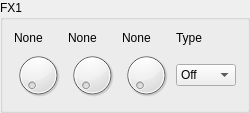
             <widget class="QGroupBox" name="groupBox_2">
              <property name="styleSheet">
               <string notr="true">QGroupBox{border-color: rgb(0, 0, 127); background-color: white;};</string>
              </property>
              <property name="title">
               <string>FX1</string>
              </property>
              <layout class="QVBoxLayout" name="verticalLayout_2">
               <item>
                <layout class="QGridLayout" name="gridLayout_3">
                 <item row="1" column="2">
                  <widget class="QDial" name="m_fx_knob_1_3">
                   <property name="minimumSize">
                    <size>
                     <width>48</width>
                     <height>48</height>
                    </size>
                   </property>
                   <property name="maximumSize">
                    <size>
                     <width>48</width>
                     <height>48</height>
                    </size>
                   </property>
                  </widget>
                 </item>
                 <item row="0" column="1">
                  <widget class="QLabel" name="m_fx_label_1_2">
                   <property name="text">
                    <string>None</string>
                   </property>
                  </widget>
                 </item>
                 <item row="0" column="3">
                  <widget class="QLabel" name="label_8">
                   <property name="text">
                    <string>Type</string>
                   </property>
                  </widget>
                 </item>
                 <item row="1" column="1">
                  <widget class="QDial" name="m_fx_knob_1_2">
                   <property name="minimumSize">
                    <size>
                     <width>48</width>
                     <height>48</height>
                    </size>
                   </property>
                   <property name="maximumSize">
                    <size>
                     <width>48</width>
                     <height>48</height>
                    </size>
                   </property>
                  </widget>
                 </item>
                 <item row="1" column="3">
                  <widget class="QComboBox" name="comboBox_2">
                   <property name="minimumSize">
                    <size>
                     <width>60</width>
                     <height>0</height>
                    </size>
                   </property>
                   <property name="maximumSize">
                    <size>
                     <width>60</width>
                     <height>16777215</height>
                    </size>
                   </property>
                   <item>
                    <property name="text">
                     <string>Off</string>
                    </property>
                   </item>
                   <item>
                    <property name="text">
                     <string>Filter LP2</string>
                    </property>
                   </item>
                   <item>
                    <property name="text">
                     <string>Filter LP4</string>
                    </property>
                   </item>
                   <item>
                    <property name="text">
                     <string>Filter HP2</string>
                    </property>
                   </item>
                   <item>
                    <property name="text">
                     <string>Filter HP4</string>
                    </property>
                   </item>
                   <item>
                    <property name="text">
                     <string>Filter BP2</string>
                    </property>
                   </item>
                   <item>
                    <property name="text">
                     <string>Filter BP4</string>
                    </property>
                   </item>
                   <item>
                    <property name="text">
                     <string>EQ</string>
                    </property>
                   </item>
                   <item>
                    <property name="text">
                     <string>Distortion</string>
                    </property>
                   </item>
                  </widget>
                 </item>
                 <item row="0" column="0">
                  <widget class="QLabel" name="m_fx_label_1_1">
                   <property name="text">
                    <string>None</string>
                   </property>
                  </widget>
                 </item>
                 <item row="0" column="2">
                  <widget class="QLabel" name="m_fx_label_1_3">
                   <property name="text">
                    <string>None</string>
                   </property>
                  </widget>
                 </item>
                 <item row="1" column="0">
                  <widget class="QDial" name="m_fx_knob_1_1">
                   <property name="minimumSize">
                    <size>
                     <width>48</width>
                     <height>48</height>
                    </size>
                   </property>
                   <property name="maximumSize">
                    <size>
                     <width>48</width>
                     <height>48</height>
                    </size>
                   </property>
                   <property name="styleSheet">
                    <string notr="true"/>
                   </property>
                  </widget>
                 </item>
                </layout>
               </item>
              </layout>
             </widget>
